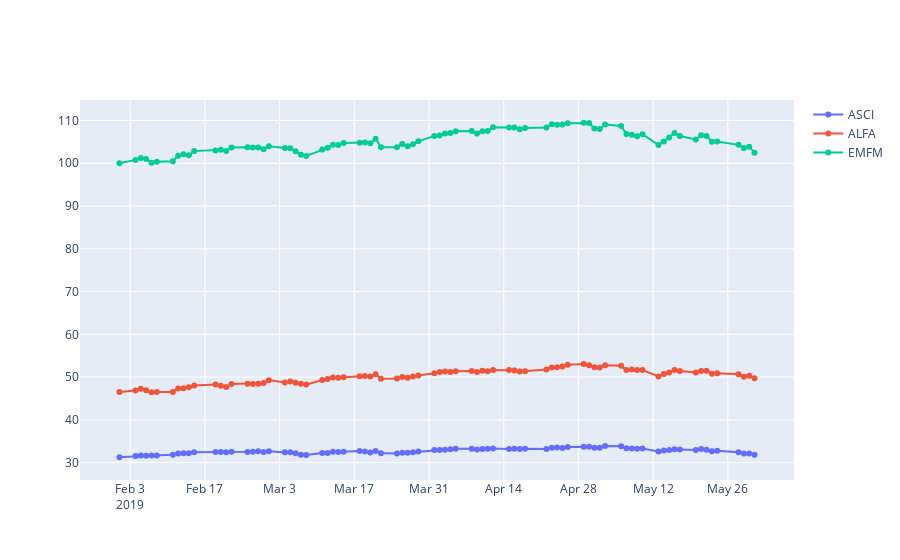

Source (notebook cell):
### Code cell
import plotly.graph_objs as go
from plotly.offline import download_plotlyjs, init_notebook_mode, plot, iplot
init_notebook_mode(connected=True)

fig = go.Figure()
fig.add_trace(go.Scatter(x=asset_1.index, y=asset_1,
                    mode='lines+markers',
                    name='ASCI'))
fig.add_trace(go.Scatter(x=asset_2.index, y=asset_2,
                    mode='lines+markers',
                    name='ALFA'))
fig.add_trace(go.Scatter(x=asset_3.index, y=asset_3,
                    mode='lines+markers',
                    name='EMFM'))
fig.show()
